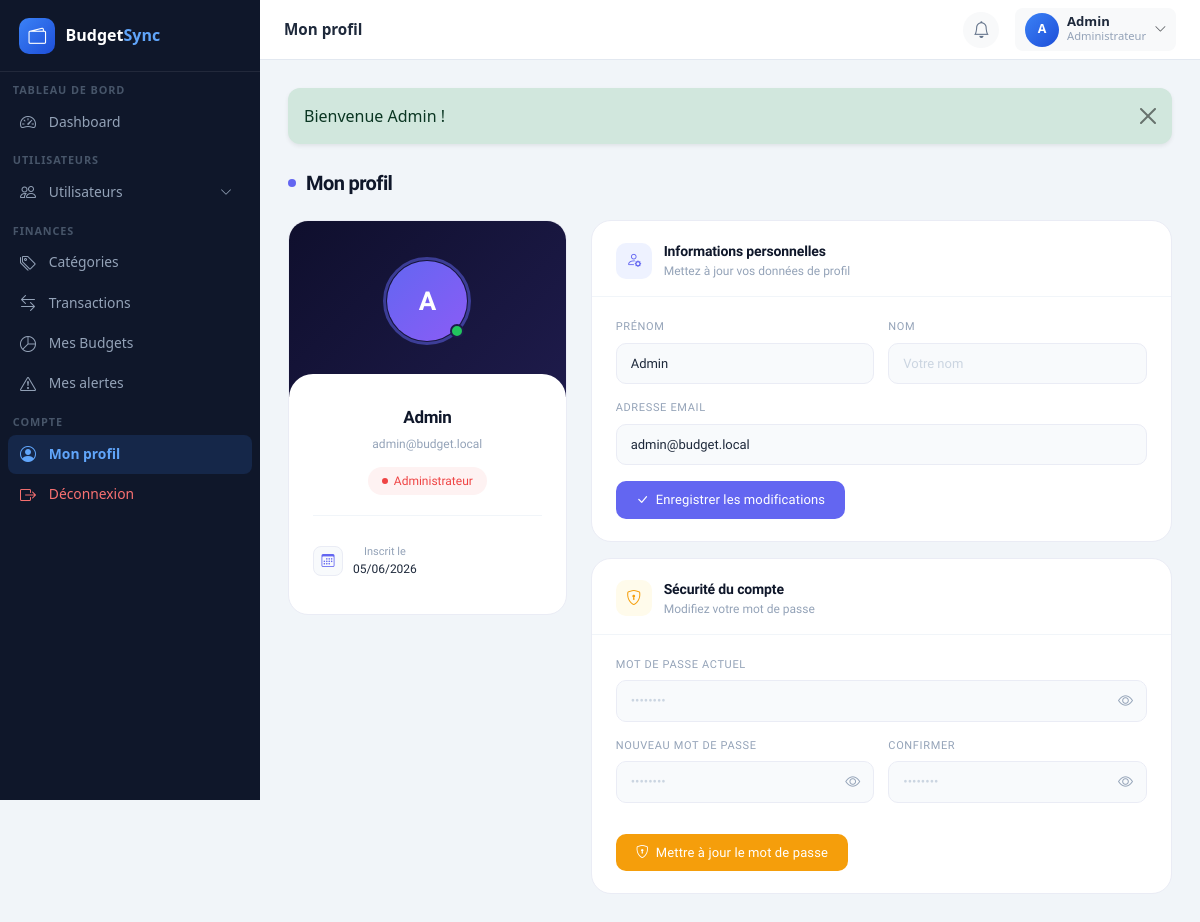
Page /index.php?page=profil (signed in) on the committed database.
### tables this page shows
CREATE TABLE `utilisateurs` (
  `id` int(11) NOT NULL,
  `nom` varchar(100) NOT NULL,
  `prenom` varchar(100) NOT NULL,
  `email` varchar(150) NOT NULL,
  `mot_de_passe` varchar(255) NOT NULL,
  `role` enum('admin','utilisateur') DEFAULT 'utilisateur',
  `statut` enum('actif','en_attente','bloque','suspendu') DEFAULT 'en_attente',
  `date_inscription` datetime DEFAULT current_timestamp(),
  `derniere_connexion` datetime DEFAULT NULL
);

### backend/controllers/ProfilController.php (called while the page is built, shortened)
<?php
require_once __DIR__ . '/../middlewares/auth.php';
require_once __DIR__ . '/../models/UserModel.php';
class ProfilController
{
    private UserModel $model;
    public function __construct()
    {
        requiertConnexion();
        $this->model = new UserModel();
    }
    public function show(): void
    {
        $user      = utilisateurConnecte();
        $profil    = $this->model->trouverParId($user['id']);
        $pageTitle = 'Mon profil';
        require_once __DIR__ . '/../../frontend/pages/profil.php';
    }
}

### backend/middlewares/auth.php (called while the page is built, shortened)
<?php
function requiertConnexion(): void
{
    require_once __DIR__ . '/../models/UserModel.php';
    $model = new UserModel();
    $user = $model->trouverParId($_SESSION['user_id']);
}
function estAdmin(): bool
{
    return isset($_SESSION['role']) && $_SESSION['role'] === 'admin';
}
function utilisateurConnecte(): array
{
    return [
        'id'     => $_SESSION['user_id'] ?? null,
        'nom'    => $_SESSION['nom']     ?? '',
        'prenom' => $_SESSION['prenom']  ?? '',
        'email'  => $_SESSION['email']   ?? '',
        'role'   => $_SESSION['role']    ?? 'utilisateur',
    ];
}
function nettoyer(string $val): string
{
    return htmlspecialchars(trim($val), ENT_QUOTES, 'UTF-8');
}
function getFlash(): ?array
{
    if (isset($_SESSION['flash'])) {
        $f = $_SESSION['flash'];
        return $f;
    }
    return null;
}

### backend/models/UserModel.php (called while the page is built, shortened)
<?php
require_once __DIR__ . '/../config/database.php';
class UserModel
{
    private PDO $pdo;
    public function __construct() { $this->pdo = getDB(); }
    public function trouverParId(int $id): array|false
    {
        $s = $this->pdo->prepare('SELECT * FROM utilisateurs WHERE id=? LIMIT 1');
        $s->execute([$id]);
        return $s->fetch();
    }
}

### backend/config/database.php (called while the page is built, shortened)
<?php
function getDB(): PDO
{
    static $pdo = null;
    if ($pdo === null) {
        $dsn = 'mysql:host=' . DB_HOST . ';dbname=' . DB_NAME . ';charset=' . DB_CHARSET;
        $options = [
            PDO::ATTR_ERRMODE            => PDO::ERRMODE_EXCEPTION,
            PDO::ATTR_DEFAULT_FETCH_MODE => PDO::FETCH_ASSOC,
            PDO::ATTR_EMULATE_PREPARES   => false,
        ];
        try {
            $pdo = new PDO($dsn, DB_USER, DB_PASS, $options);
        } catch (PDOException $e) {
            die('Erreur de connexion à la base de données.');
        }
    }
    return $pdo;
}

### frontend/pages/profil.php (the view, shortened to what this page needs)
<?php
require_once __DIR__ . '/partials/header.php';
$role = $profil['role'] ?? 'utilisateur';
function roleLabel(string $role): string
{
    return match ($role) {
        'admin' => 'Administrateur',
        default => 'Utilisateur',
    };
}
function roleColor(string $role): array
{
    return match ($role) {
        'admin' => ['bg' => '#fef2f2', 'color' => '#ef4444', 'dot' => '#ef4444'],
        'directeur' => ['bg' => '#f8fafc', 'color' => '#475569', 'dot' => '#475569'],
        'chef_dept' => ['bg' => '#f0fdf4', 'color' => '#16a34a', 'dot' => '#16a34a'],
        'enseignant' => ['bg' => '#eff6ff', 'color' => '#3b82f6', 'dot' => '#3b82f6'],
        default => ['bg' => '#f5f3ff', 'color' => '#7c3aed', 'dot' => '#7c3aed'],
    };
}
$rc = roleColor($role);
$initiales = strtoupper(
    substr($profil['prenom'] ?? '', 0, 1) .
    substr($profil['nom'] ?? '', 0, 1)
);
?>
<div class="profil-wrap">
    <div class="profil-page-title">
        <span></span> Mon profil
    </div>
    <div class="row g-4">
        <div class="col-lg-4">
            <div class="profil-card">
                <div class="avatar-header">
                    <div class="avatar-ring">
                        <div class="avatar-circle"><?= $initiales ?></div>
                        <div class="online-dot"></div>
                    </div>
                </div>
                <div class="avatar-body">
                    <div class="profile-name">
                        <?= nettoyer(($profil['prenom'] ?? '') . ' ' . ($profil['nom'] ?? '')) ?>
                    </div>
                    <div class="profile-email">
                        <?= nettoyer($profil['email'] ?? '') ?>
                    </div>
                    <div class="role-badge" style="background:<?= $rc['bg'] ?>; color:<?= $rc['color'] ?>">
                        <div class="role-dot" style="background:<?= $rc['dot'] ?>"></div>
                        <?= roleLabel($role) ?>
                    </div>
                    <div class="left-divider"></div>
                    <div class="info-row">
                        <div class="info-icon"><i class="bi bi-calendar3"></i></div>
                        <div>
                            <div class="info-lbl">Inscrit le</div>
                            <div class="info-val">
                                <?= date('d/m/Y', strtotime($profil['date_inscription'] ?? 'now')) ?>
                            </div>
                        </div>
                    </div>
                </div>
            </div>
        </div>
        <div class="col-lg-8">
            <div class="form-card">
                <div class="form-card-header">
                    <div class="form-card-icon fc-indigo">
                        <i class="bi bi-person-gear"></i>
                    </div>
                    <div>
                        <div class="form-card-title">Informations personnelles</div>
                        <div class="form-card-sub">Mettez à jour vos données de profil</div>
                    </div>
                </div>
                <div class="form-card-body">
                    <form method="POST" action="index.php?page=profil&action=modifier">
                        <div class="field-row">
                            <div class="field-group">
                                <label class="field-label">Prénom</label>
                                <input type="text" name="prenom" class="field-input"
                                    value="<?= nettoyer($profil['prenom'] ?? '') ?>" placeholder="Votre prénom"
                                    required>
                            </div>
                            <div class="field-group">
                                <label class="field-label">Nom</label>
                                <input type="text" name="nom" class="field-input"
                                    value="<?= nettoyer($profil['nom'] ?? '') ?>" placeholder="Votre nom" required>
                            </div>
                        </div>
                        <div class="field-group">
                            <label class="field-label">Adresse email</label>
                            <input type="email" name="email" class="field-input"
                                value="<?= nettoyer($profil['email'] ?? '') ?>" placeholder="vous@exemple.com" required>
                        </div>
                        <button type="submit" class="btn-save btn-save-primary">
                            <i class="bi bi-check-lg"></i>
                            Enregistrer les modifications
                        </button>
                    </form>
                </div>
            </div>
            <div class="form-card">
                <div class="form-card-header">
                    <div class="form-card-icon fc-amber">
                        <i class="bi bi-shield-lock"></i>
                    </div>
                    <div>
                        <div class="form-card-title">Sécurité du compte</div>
                        <div class="form-card-sub">Modifiez votre mot de passe</div>
                    </div>
                </div>
                <div class="form-card-body">
                    <form method="POST" action="index.php?page=profil&action=changer_mdp">
                        <div class="field-group">
                            <label class="field-label">Mot de passe actuel</label>
                            <div class="pwd-wrap">
                                <input type="password" name="ancien_mdp" id="oldPwd" class="field-input"
                                    placeholder="••••••••" required>
                                <button type="button" class="pwd-eye" onclick="togglePwd('oldPwd',this)">
                                    <i class="bi bi-eye"></i>
                                </button>
                            </div>
                        </div>
                        <div class="field-row">
                            <div class="field-group">
                                <label class="field-label">Nouveau mot de passe</label>
                                <div class="pwd-wrap">
                                    <input type="password" name="nouveau_mdp" id="newPwd" class="field-input"
                                        placeholder="••••••••" required oninput="checkStr(this.value); checkMatch()">
                                    <button type="button" class="pwd-eye" onclick="togglePwd('newPwd',this)">
                                        <i class="bi bi-eye"></i>
                                    </button>
                                </div>
                            </div>
                            <div class="field-group">
                                <label class="field-label">Confirmer</label>
                                <div class="pwd-wrap">
                                    <input type="password" name="confirm_mdp" id="confPwd" class="field-input"
                                        placeholder="••••••••" required oninput="checkMatch()">
                                    <button type="button" class="pwd-eye" onclick="togglePwd('confPwd',this)">
                                        <i class="bi bi-eye"></i>
                                    </button>
                                </div>
                            </div>
                        </div>
                        <button type="submit" class="btn-save btn-save-amber">
                            <i class="bi bi-shield-lock"></i>
                            Mettre à jour le mot de passe
                        </button>
                    </form>
                </div>
            </div>
        </div>
    </div>
</div>
<?php require_once __DIR__ . '/partials/footer.php'; ?>

### frontend/pages/partials/header.php (shortened to what this page needs)
<?php
require_once __DIR__ . '/../../../backend/middlewares/auth.php';
require_once __DIR__ . '/../../../backend/config/database.php';
$user  = utilisateurConnecte();
$flash = getFlash();
$page  = $_GET['page'] ?? '';
?>
<!DOCTYPE html>
<html lang="fr">
<head>
    <link href="https://cdn.jsdelivr.net/npm/bootstrap@5.3.3/dist/css/bootstrap.min.css" rel="stylesheet">
    <link href="https://cdn.jsdelivr.net/npm/bootstrap-icons@1.11.3/font/bootstrap-icons.min.css" rel="stylesheet">
</head>
<body>
<nav id="sidebar">
    <a href="index.php?page=dashboard" class="brand">
        <div class="brand-icon"><i class="bi bi-wallet2"></i></div>
        <div class="brand-text">Budget<span>Sync</span></div>
    </a>
    <div style="flex:1;padding-bottom:1rem;">
    <?php if (estAdmin()): ?>
    <div class="nav-section">Tableau de bord</div>
    <div class="nav-item-wrap">
        <a href="index.php?page=dashboard" class="nav-link <?= $page==='dashboard'?'active':'' ?>">
            <i class="bi bi-speedometer2"></i> Dashboard
        </a>
    </div>
    <div class="nav-section">Utilisateurs</div>
    <div class="nav-item-wrap">
        <a class="nav-link <?= in_array($page,['admin_utilisateurs','admin_validation','admin_demandes'])?'active':'' ?>"
           data-bs-toggle="collapse" href="#menuUsers" aria-expanded="<?= in_array($page,['admin_utilisateurs','admin_validation','admin_demandes'])?'true':'false' ?>">
            <i class="bi bi-people"></i> Utilisateurs
            <i class="bi bi-chevron-down arrow"></i>
        </a>
    </div>
    <div class="nav-section">Finances</div>
    <div class="nav-item-wrap">
        <a href="index.php?page=categories"
           class="nav-link <?= $page === 'categories' ? 'active' : '' ?>">
            <i class="bi bi-tags"></i> Catégories
        </a>
        <a href="index.php?page=transactions"
           class="nav-link <?= $page === 'transactions' ? 'active' : '' ?>">
            <i class="bi bi-arrow-left-right"></i> Transactions
        </a>
        <a href="index.php?page=budgets"
           class="nav-link <?= $page === 'budgets' ? 'active' : '' ?>">
            <i class="bi bi-pie-chart"></i> Mes Budgets
        </a>
        <a href="index.php?page=alertes" class="nav-link <?= $page==='alertes'?'active':'' ?>">
            <i class="bi bi-exclamation-triangle"></i> Mes alertes
        </a>
    </div>
    <div class="nav-section">Compte</div>
    <div class="nav-item-wrap">
        <a href="index.php?page=profil"
           class="nav-link <?= $page === 'profil' ? 'active' : '' ?>">
            <i class="bi bi-person-circle"></i> Mon profil
        </a>
        <a href="index.php?page=logout" class="nav-link danger">
            <i class="bi bi-box-arrow-right"></i> Déconnexion
        </a>
    </div>
    <?php endif; ?>
    </div>
</nav>
<div id="main">
    <div class="topbar">
        <div class="d-flex align-items-center gap-3">
            <span class="topbar-title"><?= htmlspecialchars($pageTitle ?? APP_NAME, ENT_QUOTES) ?></span>
        </div>
        <div class="d-flex align-items-center gap-3">
            <div class="dropdown bell-wrapper">
                <a href="#" class="btn btn-sm btn-light border-0 d-flex align-items-center"
                   data-bs-toggle="dropdown" aria-expanded="false"
                   style="width:36px;height:36px;border-radius:50%;justify-content:center;">
                    <i class="bi bi-bell" style="font-size:1.05rem;color:#64748b;"></i>
                </a>
            </div>
            <div class="dropdown">
                <button class="btn btn-sm btn-light border-0 d-flex align-items-center gap-2"
                        data-bs-toggle="dropdown" style="border-radius:8px;padding:.3rem .6rem;">
                    <div class="user-avatar">
                        <?= strtoupper(substr($user['prenom'],0,1) . substr($user['nom'],0,1)) ?>
                    </div>
                    <div class="text-start d-none d-md-block">
                        <div style="font-size:.82rem;font-weight:600;color:#1e293b;line-height:1.1;">
                            <?= htmlspecialchars($user['prenom'].' '.$user['nom'], ENT_QUOTES) ?>
                        </div>
                        <div style="font-size:.7rem;color:#94a3b8;">
                            <?= $user['role'] === 'admin' ? 'Administrateur' : 'Utilisateur' ?>
                        </div>
                    </div>
                    <i class="bi bi-chevron-down small text-muted"></i>
                </button>
            </div>
        </div>
    </div>
    <div class="page-body">
    <?php if ($flash): ?>
    <div class="alert alert-<?= $flash['type'] ?> alert-dismissible fade show shadow-sm border-0 mb-4"
         style="border-radius:12px;" role="alert">
        <?= htmlspecialchars($flash['message'], ENT_QUOTES) ?>
        <button type="button" class="btn-close" data-bs-dismiss="alert"></button>
    </div>
    <?php endif; ?>

### rows in the picture
utilisateurs: prenom+nom "A", prenom+nom "Admin", initiales "A", prenom "Admin", email "admin@budget.local", role "Administrateur", date_inscription "05/06/2026"

### other values in the picture
$pageTitle "Mon profil"
$flash['message'] "Bienvenue Admin !"
